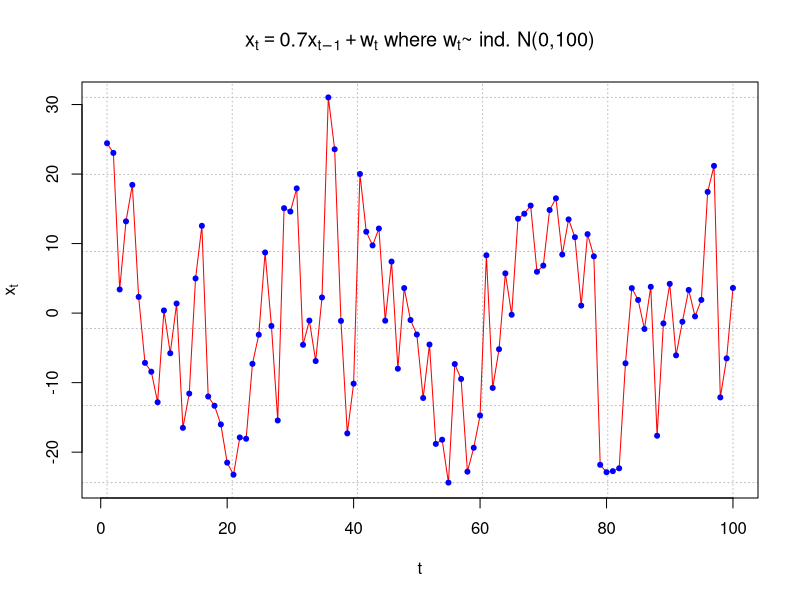
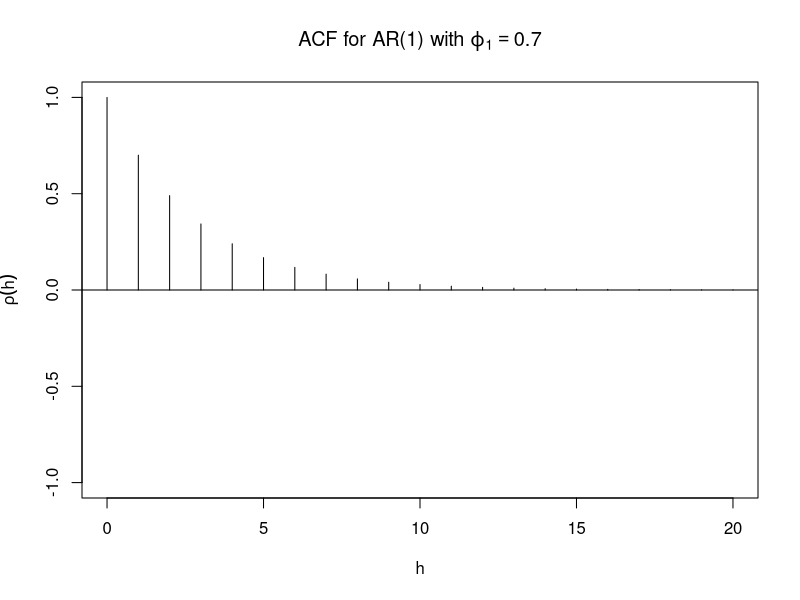
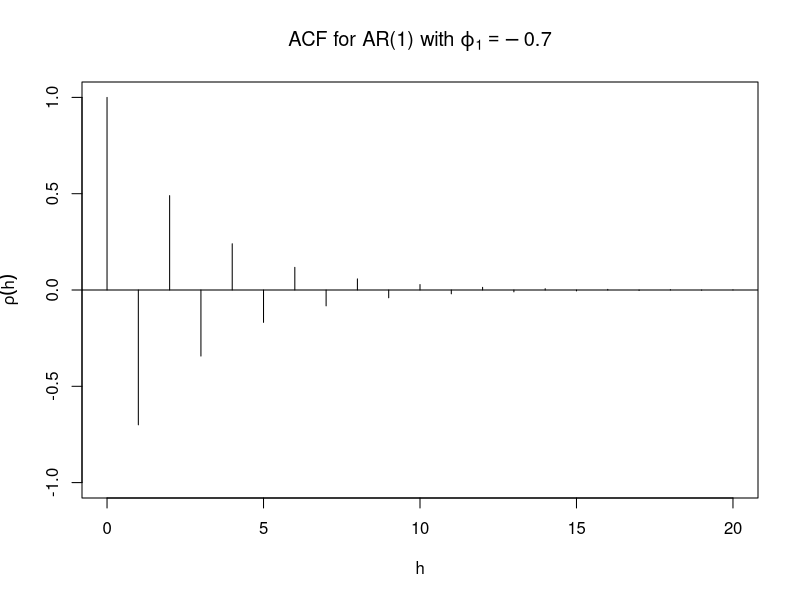
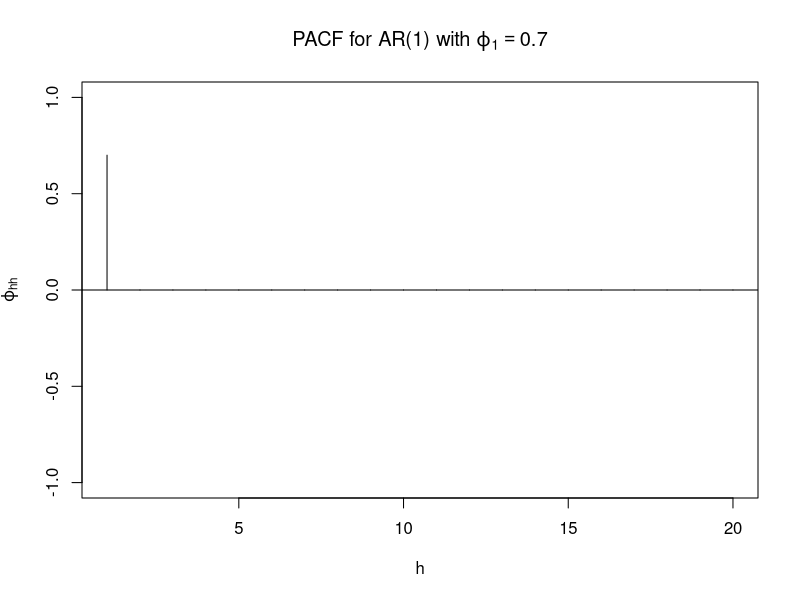

Write the R code that produced these figures, in order.
#####################################################################
# NAME:  Chris Bilder                                               #
# DATE:  12-21-06                                                   #
# PURPOSE: Simulate an AR(1) series                                 #
#                                                                   #
# NOTES:                                                            #
#####################################################################


#####################################################################
# Simulate AR(1) using arima.sim()

  set.seed(7181)
  x<-arima.sim(model = list(ar = c(0.7)), n = 100, rand.gen = rnorm, sd = 10)
  
  win.graph(width = 8, height = 6, pointsize = 10)  #Opens up wider plot window than the default (good for time series plots)
  plot(x = x, ylab = expression(x[t]), xlab = "t", type = "l", col = c("red"),  
        main = expression(paste(x[t] == 0.7*x[t-1] + w[t], " where ", w[t], "~ ind. N(0,100)")) , 
        panel.first=grid(col = "gray", lty = "dotted"))
  points(x = x, pch = 20, col = "blue")


#####################################################################
# Using ARMAacf() and ARMAtoMA() functions.

  round(ARMAacf(ar = c(0.7), lag.max = 20),4)
  plot(y = ARMAacf(ar = c(0.7), lag.max = 20), x = 0:20, type = "h", ylim = c(-1,1), xlab = "h", ylab = expression(rho(h)),
       main = expression(paste("ACF for AR(1) with ", phi1[1] == 0.7)))
  abline(h = 0)

  round(ARMAacf(ar = c(-0.7), lag.max = 20),4) 
  plot(y = ARMAacf(ar = c(-0.7), lag.max = 20), x = 0:20, type = "h", ylim = c(-1,1), xlab = "h", ylab = expression(rho(h)),
       main = expression(paste("ACF for AR(1) with ", phi1[1] == -0.7)))
  abline(h = 0)

  round(ARMAtoMA(ar = c(0.7), lag.max = 20),4)

  #Example for AR(2)
  round(ARMAtoMA(ar = c(0.7, -0.4), lag.max = 20),4)

###################################################################
# PACF

  round(ARMAacf(ar = c(0.7), lag.max = 20, pacf = TRUE),4)
  plot(x = ARMAacf(ar = c(0.7), lag.max = 20, pacf = TRUE), type = "h", ylim = c(-1,1), xlab = "h", ylab = expression(phi1[hh]),
       main = expression(paste("PACF for AR(1) with ", phi1[1] == 0.7)))
  abline(h = 0)
